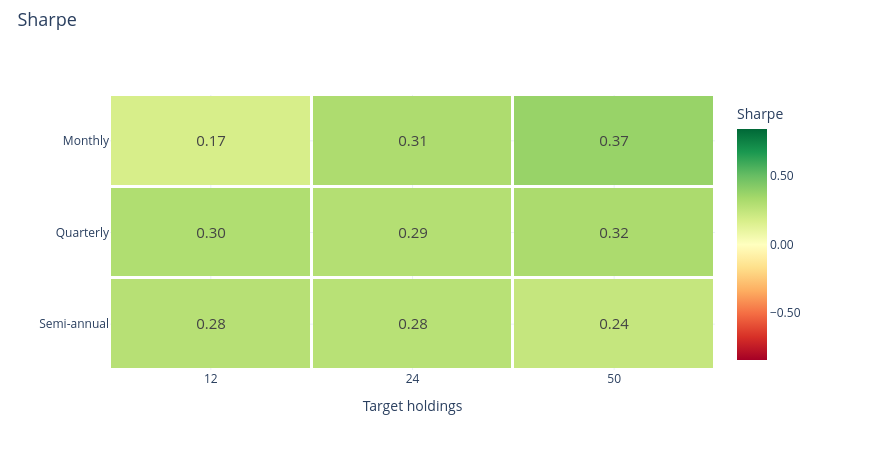

The notebook cell this image was saved under:
### Markdown cell above
### Sharpe ratio

### Code cell
research.heatmap('sharpe')

### Figure 1 — Plotly figure (JSON) as saved in the notebook; plotly's stock layout.template omitted (floating-point values rounded to 4 significant figures)
{"data": [{"colorbar": {"tickformat": ".2f", "title": {"text": "Sharpe"}}, "colorscale": [[0.0, "rgb(165,0,38)"], [0.1, "rgb(215,48,39)"], [0.2, "rgb(244,109,67)"], [0.3, "rgb(253,174,97)"], [0.4, "rgb(254,224,139)"], [0.5, "rgb(255,255,191)"], [0.6, "rgb(217,239,139)"], [0.7, "rgb(166,217,106)"], [0.8, "rgb(102,189,99)"], [0.9, "rgb(26,152,80)"], [1.0, "rgb(0,104,55)"]], "text": [["0.17", "0.31", "0.37"], ["0.30", "0.29", "0.32"], ["0.28", "0.28", "0.24"]], "textfont": {"size": 15}, "texttemplate": "%{text}", "type": "heatmap", "x": ["12", "24", "50"], "xgap": 3, "y": ["Monthly", "Quarterly", "Semi-annual"], "ygap": 3, "z": [[0.1734, 0.3104, 0.3735], [0.3022, 0.2894, 0.318], [0.2799, 0.2759, 0.2353]], "zmax": 0.8422, "zmid": 0.0, "zmin": -0.8422}], "layout": {"height": 450, "hovermode": "closest", "legend": {"font": {"size": 12}, "itemclick": "toggle", "itemdoubleclick": "toggleothers", "x": 1.025, "y": 1}, "margin": {"b": 80, "l": 110, "r": 155, "t": 95}, "title": {"font": {"size": 18}, "text": "Sharpe", "x": 0.02, "y": 0.97}, "width": 870, "xaxis": {"title": {"text": "Target holdings"}}, "yaxis": {"autorange": "reversed"}}}
